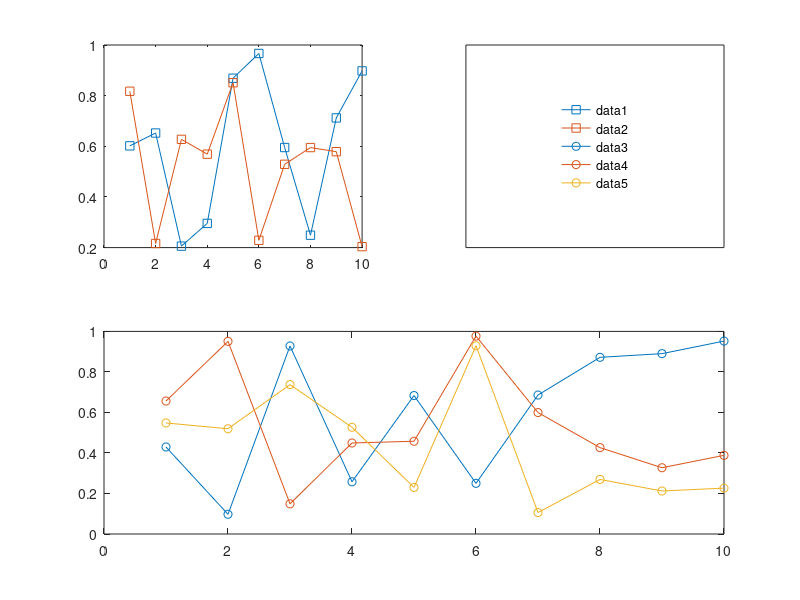

Write MATLAB code to recreate this figure.
subplot(2,2,1);
     ph1=plot(rand(10,2),'s-');
     subplot(2,2,3:4);
     ph2=plot(rand(10,3),'o-');
     sh=subplot(2,2,2);
     p=get(sh,'position');
     lh=legend(sh,[ph1;ph2]);
     set(lh,'position',p);
     axis(sh,'off');